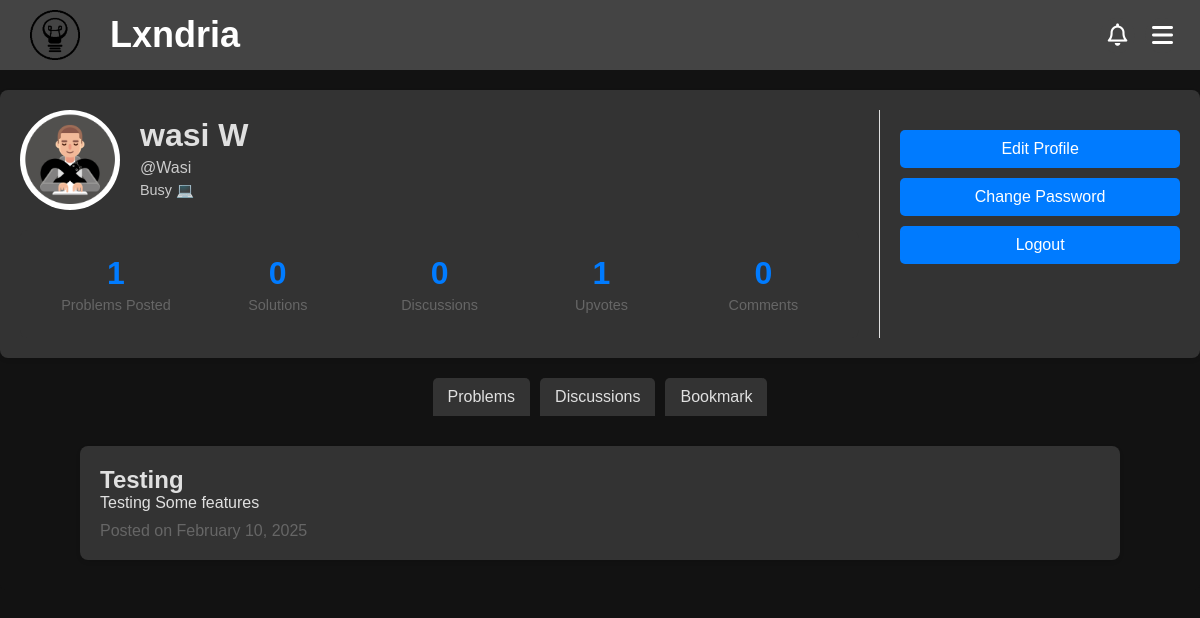
Page /account (signed in) on the committed database.
### app/models.py (models this page shows, shortened)
class Profile(db.Model):
    __tablename__ = "profile"
    __table_args__ = {"extend_existing": True}
    username = db.Column(db.String(80), db.ForeignKey('user.username'), primary_key=True)  # Primary + Foreign Key
    user = db.relationship('User', backref=db.backref('profile', uselist=False, cascade="all, delete-orphan"))
    profile_pic = db.Column(db.String(255), default="/images/default-profile.jpg")
    bio = db.Column(db.Text, default="This user has not set a bio yet.")
    problems_posted = db.Column(db.Integer, default=0)
    solutions = db.Column(db.Integer, default=0)
    discussions = db.Column(db.Integer, default=0)
    upvotes = db.Column(db.Integer, default=0)
    comments = db.Column(db.Integer, default=0)
    created_at = db.Column(db.DateTime, default=datetime.utcnow)
    updated_at = db.Column(db.DateTime, onupdate=datetime.utcnow)
    @property
    def name(self):
        return self.user.name if self.user else None

class User(db.Model, UserMixin): # create a User class to store user information
    __tablename__ = "user"
    __table_args__ = {"extend_existing": True}  # Allow modifications to the table
    id = db.Column(db.Integer, primary_key=True)
    username = db.Column(db.String(80), unique=True, nullable=False)
    name = db.Column(db.String(80), nullable=False)
    password_hash = db.Column(db.String(120), nullable=False)
    email = db.Column(db.String(120), unique=True, nullable=False)
    created_at = db.Column(db.DateTime, default=datetime.utcnow)
    updated_at = db.Column(db.DateTime, onupdate=datetime.utcnow)

class Problem(db.Model):
    __tablename__ = "problem"
    __table_args__ = {"extend_existing": True}
    id = db.Column(db.Integer, primary_key=True, autoincrement=True)
    title = db.Column(db.String(100), nullable=False)
    topic = db.Column(db.String(30), nullable=False)
    attempts = db.Column(db.Integer, default=0)
    solved = db.Column(db.Integer, default=0)
    created_at = db.Column(db.DateTime, default=datetime.utcnow)
    updated_at = db.Column(db.DateTime, onupdate=datetime.utcnow)
    views = db.Column(db.Integer, default=0)
    author = db.Column(db.String(80), db.ForeignKey('user.username'))
    user = db.relationship('User', backref=db.backref('problems', cascade="all, delete-orphan"))
    content = db.Column(db.Text, nullable=False)
    encrypted_answer = db.Column(db.Text, nullable=False)
    __table_args__ = (
        CheckConstraint("topic IN ('Algebra', 'Geometry', 'Number Theory', 'Calculus', 'Logic', 'Classical Mechanics', 'Electricity and Magnetism', 'Computer Science', 'Quantitative Finance', 'Chemistry', 'Probability')", name="valid_topic_check"),
    )
    '''@property
    def content(self):
        path = os.getenv('UPLOAD_FOLDER')+f"/{self.author}/Problems/{self.id}.txt"
        with open(path, 'r') as file:
            content = file.read()
        for line in content.split("\n"):
            if "<<Answer: " in line:
                return content.replace(line, "")
    '''
    @property
    def reducedContent(self):
        FullContent = self.content
        if len(FullContent) > 500:
            return FullContent[:500] + "..."
        return FullContent
    @hybrid_property
    def needs_solution(self):
        solutions = Solutions.query.filter_by(problem_id=self.id).count()
        if solutions == 0:
            return True
        return False
    '''@property
    def encrypted_answer(self):
        path = os.getenv('UPLOAD_FOLDER')+f"/{self.author}/Problems/{self.id}.txt"
        with open(path, 'r') as file:
            content = file.read()
        for line in content.split("\n"):
            if "<<Answer: " in line:
                return line.replace("<<Answer: ", "").replace(">>", "")
    '''

### app/routes/account.py (the view)
@account_bp.route('/account')
def account():
    if not current_user.is_authenticated:
        return redirect(url_for('routes.auth.login'))
    profile = Profile.query.filter_by(username=current_user.username).first()
    problems = Problem.query.filter_by(author=current_user.username).order_by(Problem.created_at.desc()).all()
    discussions = Discussion.query.filter_by(author=current_user.username).order_by(Discussion.created_at.desc()).all()
    bookmarks = Bookmarks.query.filter_by(username=current_user.username).order_by(Bookmarks.created_at.desc()).all()
    return render_template('account.html', user=profile, problems=problems, stats=profile, discussions=discussions, bookmarks=bookmarks)

### app/models.py (called while the page is built)
    @property
    def reducedContent(self):
        FullContent = self.content
        if len(FullContent) > 500:
            return FullContent[:500] + "..."
        return FullContent

### app/routes/auth.py (called while the page is built)
@login_manager.user_loader
def load_user(user_id):
    return User.query.get(int(user_id))

### app/templates/account.html (shortened to what this page needs)
<!DOCTYPE html>
<html>
<head>
  <link rel="stylesheet" href="{{url_for('static', filename='css/profile.css')}}">
</head>
{%include 'banner.html'%}
<body>
    <div class="profile-container">
        <div class="profile-main">
          <div class="profile-header">
            <img src="{{url_for('static', filename=user.profile_pic)}}" alt="Profile Picture" class="profile-pic">
            <div class="profile-info">
              <h1>{{user.name}}</h1>
              <p>@{{user.username}}</p>
              <p class="profile-bio">{{user.bio}}</p>
            </div>
          </div>
          <div class="profile-stats">
            <div class="stat-item">
                <div class="stat-number">{{stats.problems_posted}}</div>
                <div class="stat-text">Problems Posted</div>
            </div>
            <div class="stat-item">
                <div class="stat-number">{{stats.solutions}}</div>
                <div class="stat-text">Solutions</div>
              </div>
              <div class="stat-item">
                <div class="stat-number">{{stats.discussions}}</div>
                <div class="stat-text">Discussions</div>
              </div>
              <div class="stat-item">
                <div class="stat-number">{{stats.upvotes}}</div>
                <div class="stat-text">Upvotes</div>
              </div>
              <div class="stat-item">
                <div class="stat-number">{{stats.comments}}</div>
                <div class="stat-text">Comments</div>
              </div>
            </div>
        </div>
        {% if user.username == current_user.username %}
        <div class="profile-sidebar">
          <div class="profile-options">
            <a href="/account/edit"><button>Edit Profile</button></a>
            <a href="/reset-password-2"><button >Change Password</button></a>
            <a href="/logout"><button>Logout</button></a>
          </div>
        </div>
        {% endif %}
      </div>
      <div class="Tabs">
        <button class="tab" onclick="openTab(event, 'Problems')">Problems</button>
        <button class="tab" onclick="openTab(event, 'Discussions')">Discussions</button>
        {% if user.username == current_user.username %}
        <button class="tab" onclick="openTab(event, 'Bookmark')">Bookmark</button>
        {% endif %}
      </div>
      <div class="TabContent" display="block" id = "Problems">
      {% for problem in problems %}
      <a href="/problem/{{problem.id}}">
        <div class="problem-post">
              <h2>{{problem.title}}</h2>
              <p>{{problem.reducedContent}}</p>
              <div class="date">Posted on {{problem.created_at.strftime('%B %d, %Y')}}</div>
        </div>
      </a>
      {% endfor %}
      </div>
</body>
</html>

### app/static/css/profile.css (style rules this page uses)
body, h1, p { margin: 0; padding: 0; text-decoration: none; color: inherit; font-family: Arial, sans-serif; box-sizing: border-box; background-color: #121212; color: #f1f1f1; ; }
a { text-decoration: none; color: inherit; }
.profile-info h1, .profile-info p { font-family: 'Poppins', sans-serif; margin: 0; padding: 0; background-color: #333; color: #e0e0e0; }
.profile-container { display: flex; max-width: 1200px; margin: 20px auto; padding: 20px; background-color: #333; box-shadow: 0 2px 4px rgba(0, 0, 0, 0.1); border-radius: 8px; color: #e0e0e0; }
.profile-main { flex: 3; padding-right: 20px; }
.profile-sidebar { flex: 1; padding-left: 20px; border-left: 1px solid #e0e0e0; }
.profile-header { display: flex; align-items: center; margin-bottom: 20px; }
.profile-pic { width: 100px; height: 100px; border-radius: 50%; object-fit: cover; margin-right: 20px; }
.profile-info h1 { font-size: 2rem; margin: 0; }
.profile-info p { margin: 5px 0; color: #e0e0e0e0; }
.profile-bio { margin-top: 10px; font-size: 0.9rem; color: #444; }
.profile-stats { display: flex; justify-content: space-between; margin-top: 20px; padding: 15px; background-color: #333; border-radius: 8px; }
.stat-item { text-align: center; flex: 1; padding: 10px; }
.stat-number { font-size: 2rem; font-weight: 600; color: #007bff; margin-bottom: 5px; }
.stat-text { font-size: 0.9rem; color: #666; }
.profile-options { margin-top: 20px; }
.profile-options button { display: block; width: 100%; padding: 10px; margin-bottom: 10px; background-color: #007bff; color: #ffffff; border: none; border-radius: 5px; cursor: pointer; font-size: 1rem; transition: background-color 0.3s; }
.problem-post, .discussion-post { max-width: 1000px; margin: 10px auto; padding: 20px; background-color: #333; box-shadow: 0 2px 4px rgba(0, 0, 0, 0.1); border-radius: 8px; color: #e0e0e0; }
.problem-post h2, .discussion-post h2 { margin: 0; padding: 0; background-color: #333; color: #e0e0e0; }
.problem-post p, .discussion-post p { background-color: #333; color: #e0e0e0; }
.problem-post .date { margin-top: 10px; color: #666; }
.Tabs { display: flex; justify-content: center; margin-bottom: 0px; }
.Tabs button { background-color: #333; color: #e0e0e0; border: none; padding: 10px 15px; cursor: pointer; font-size: 1rem; border-radius: 5px 5px 0 0; transition: background-color 0.3s; }
.Tabs button:not(:last-child) { margin-right: 10px; }
.TabContent { display: none; padding: 20px; background-color: #121212; border-radius: 0 0 5px 5px; }

### app/static/css/banner.css (style rules this page uses)
body, h1, p { margin: 0; padding: 0; text-decoration: none; color: inherit; font-family: Arial, sans-serif; box-sizing: border-box; background-color: #121212; color: #f1f1f1; ; }
a { text-decoration: none; color: inherit; }

### rows in the picture
Profile: profile_pic (picture), username "Wasi", bio "Busy 💻", problems_posted "1", solutions "0", discussions "0", upvotes "1", comments "0"
User: name "wasi W"
Problem: title "Testing", reducedContent "Testing Some features", created_at "February 10, 2025"
